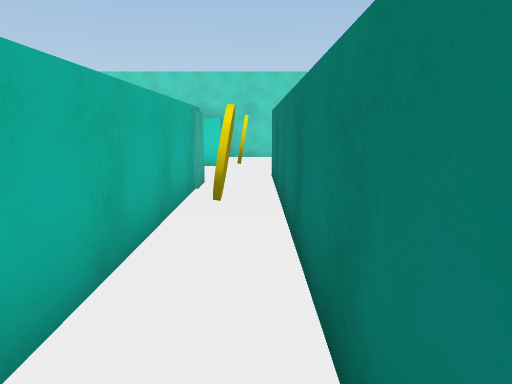
[1] (above)

20 first-person views from a walk through a Unity game level. The camera is 1.3 m above the floor, tilts 10° down and sees 70° across. The floor is counted in squares, 1 m on a side. Each view is taken from the middle of a square. On the plan, view 1 faces up. The plan holds only what a view shows up to about 15 squares ahead; the rest is blank. The place goes on beyond the plan. Some surface patterns are stand-ins.

[2]
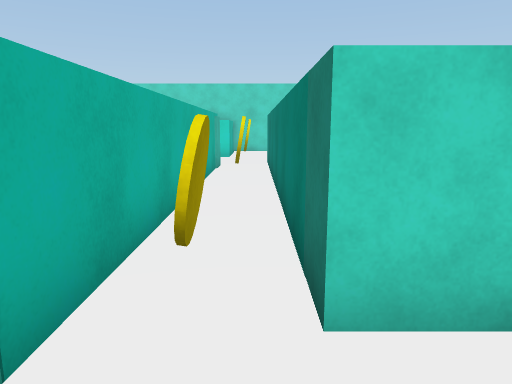

[3]
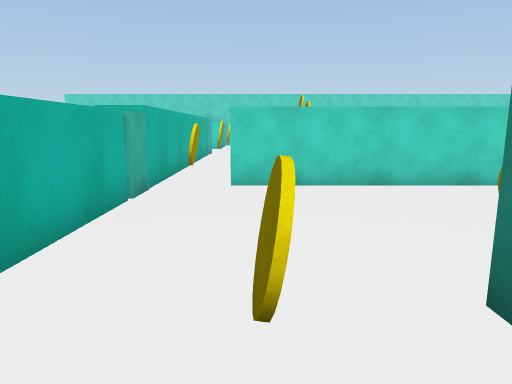

[4]
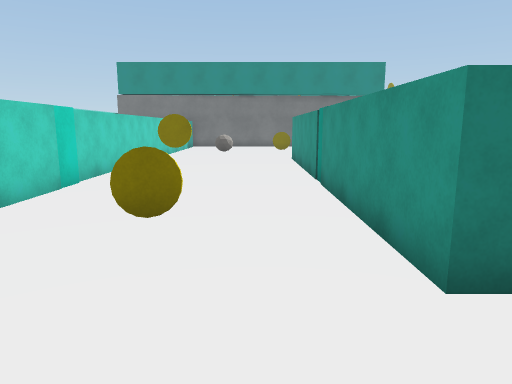

[5]
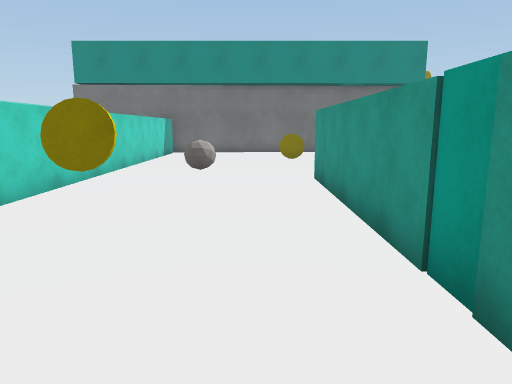

[6]
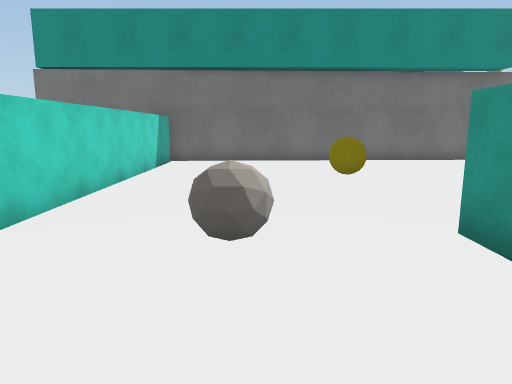

[7]
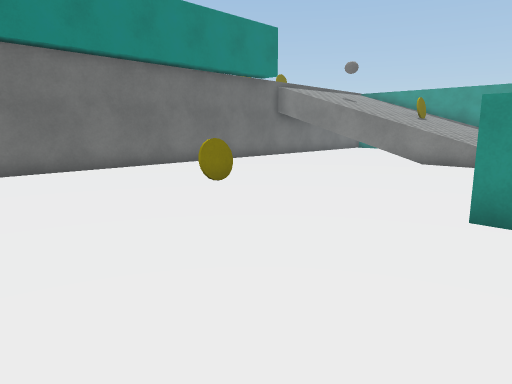

[8]
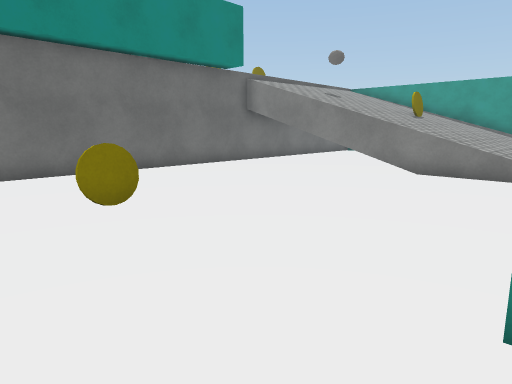

[9]
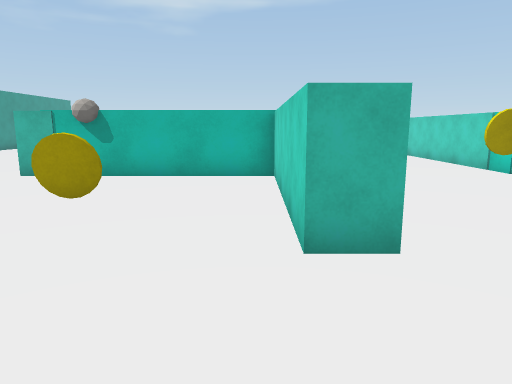

[10]
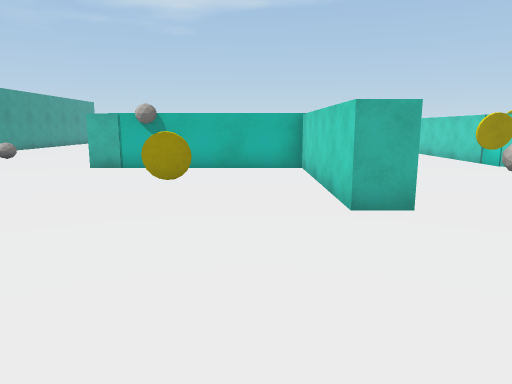

[11]
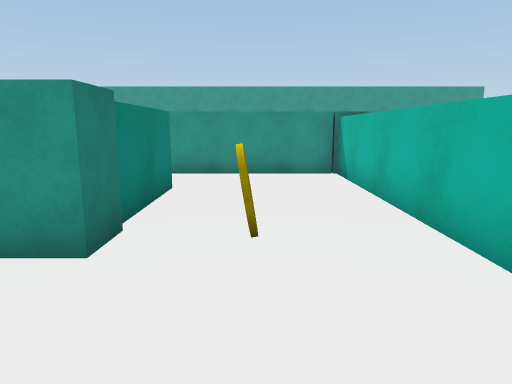

[12]
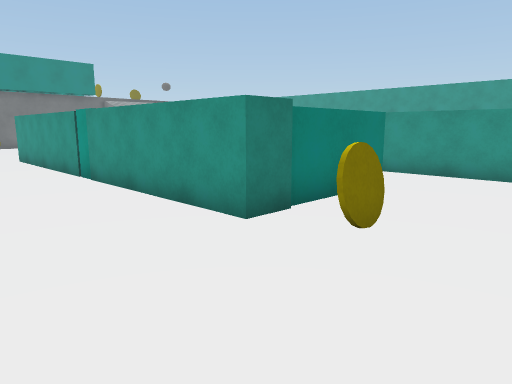

[13]
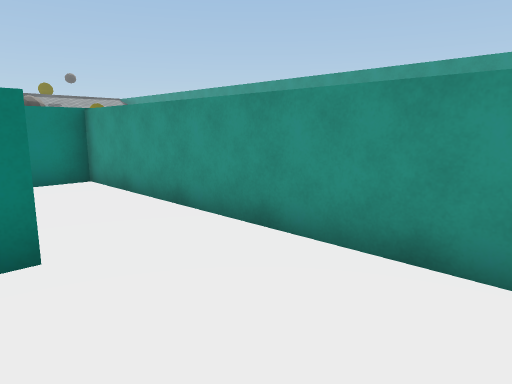

[14]
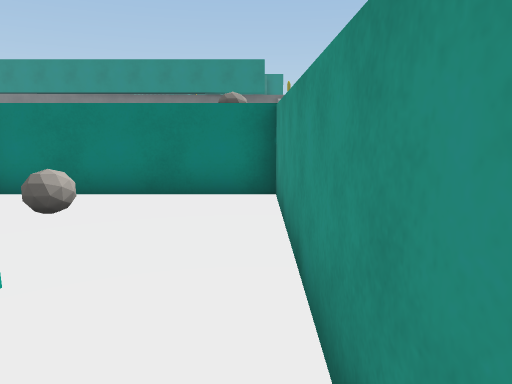

[15]
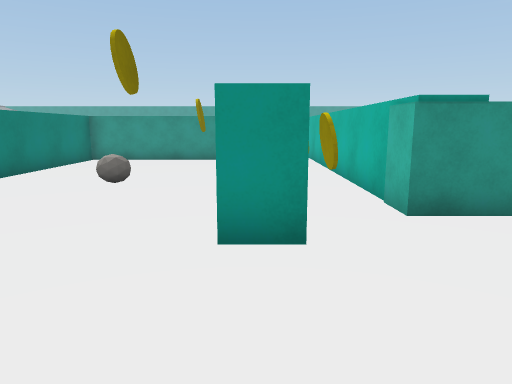

[16]
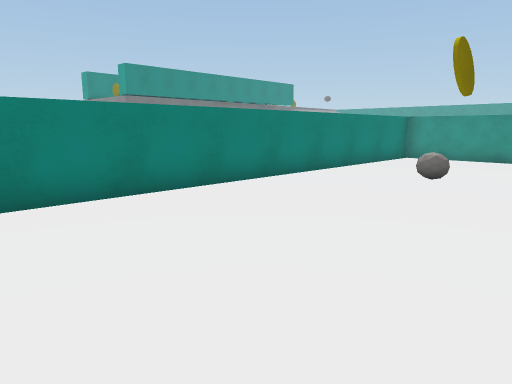

[17]
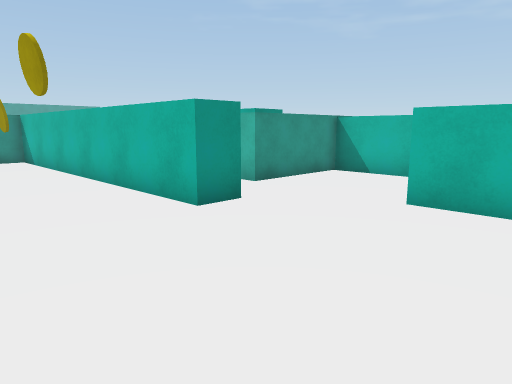

[18]
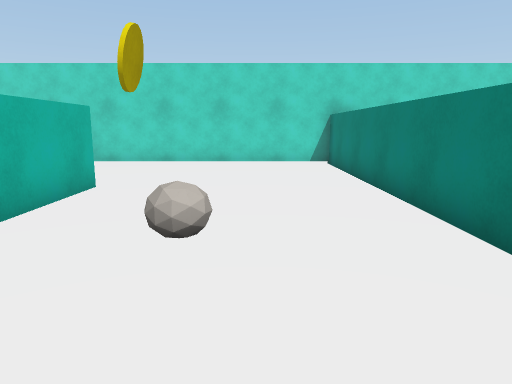

[19]
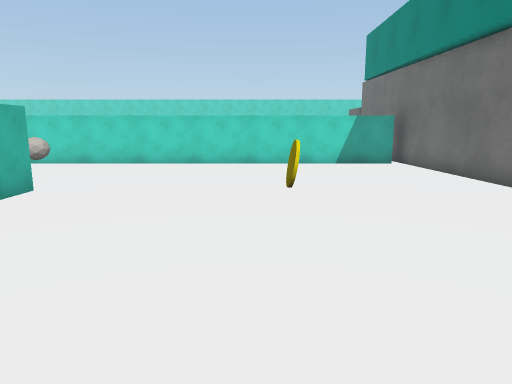

[20]
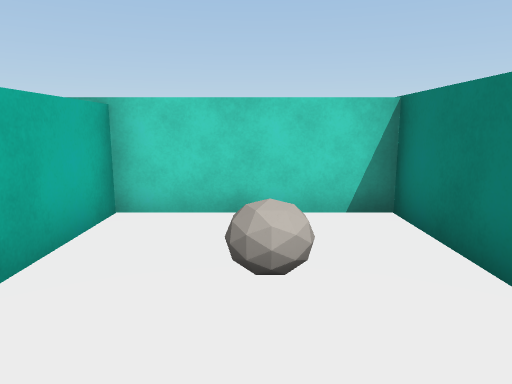

### Floor plan
Points are (right, up) in squares from view 1. A wall is a line through its corners. A room is listed if a view was taken in it or the views show most of it. See-through windows are left out.
Room 1 (view 1)
walls: (-4.8, 11.1) (-4.8, 8.7) (-1.3, 8.7) (-1.3, -3.4); (-1.3, 12.5) (-1.8, 12.5); (0.4, -1.8) (0.4, 10); (-1.2, -2.3) (-2.1, -2.3)
ways out: opening at (-0.5, -2.5) to room 2; opening at (0.5, 11.5) to room 3; opening at (-3.7, 12)
objects: yellow coin (0, -1); yellow coin (0, 4); yellow coin (0, 8)
Room 2 (views 2, 3, 4, 5, 6, 7, 8, 9, 10, 11, 12, 13, 14, 19, 20)
walls: (3.8, -8.4) (3.8, -11.1); (2.7, -8.5) (2.7, -7.5) (15.4, -7.5) (15.4, -8.5) (9.1, -8.5) (9.1, -15.5); (2.7, -12) (2.7, -8.6); (25, -1.8) (0.4, -1.8); (25.9, -15.5) (25.3, -0.7); (-1.3, -3.4) (-1.3, -14.6); (-2.1, -14.4) (8.1, -14.4) (8.1, -8.5) (3.5, -8.5)
ways out: opening at (-0.5, -2.5) to room 1
objects: yellow coin (1, -8); yellow coin (5, -4); yellow coin (11, -4); yellow coin (14, -12); yellow coin (21, -7)
Room 3 (views 15, 16, 17, 18)
walls: (0.4, 10) (1.4, 10) (1.4, -0.8) (7.7, -0.8) (7.7, 15.3) (6.9, 15.3); (-1.3, 14) (-1.3, 12.5); (0.1, 15.3) (-1, 15.3)
ways out: opening at (0.5, 11.5) to room 1

Positions as (right, up) in squares from view 1, and headings:
1: (0, 0), facing up
2: (0, -4), facing up
3: (1, -10), facing up
4: (0, -6), facing right
5: (6, -6), facing right
6: (11, -5), facing right
7: (14, -2), facing down-right
8: (15, -5), facing down-right
9: (19, -9), facing left
10: (21, -10), facing left
11: (1, -4), facing down
12: (-1, -4), facing down-right
13: (-1, -11), facing down-right
14: (1, -14), facing right
15: (1, 14), facing down
16: (1, 15), facing down-right
17: (5, 15), facing down-left
18: (5, 2), facing up
19: (20, -15), facing up
20: (6, -14), facing up
